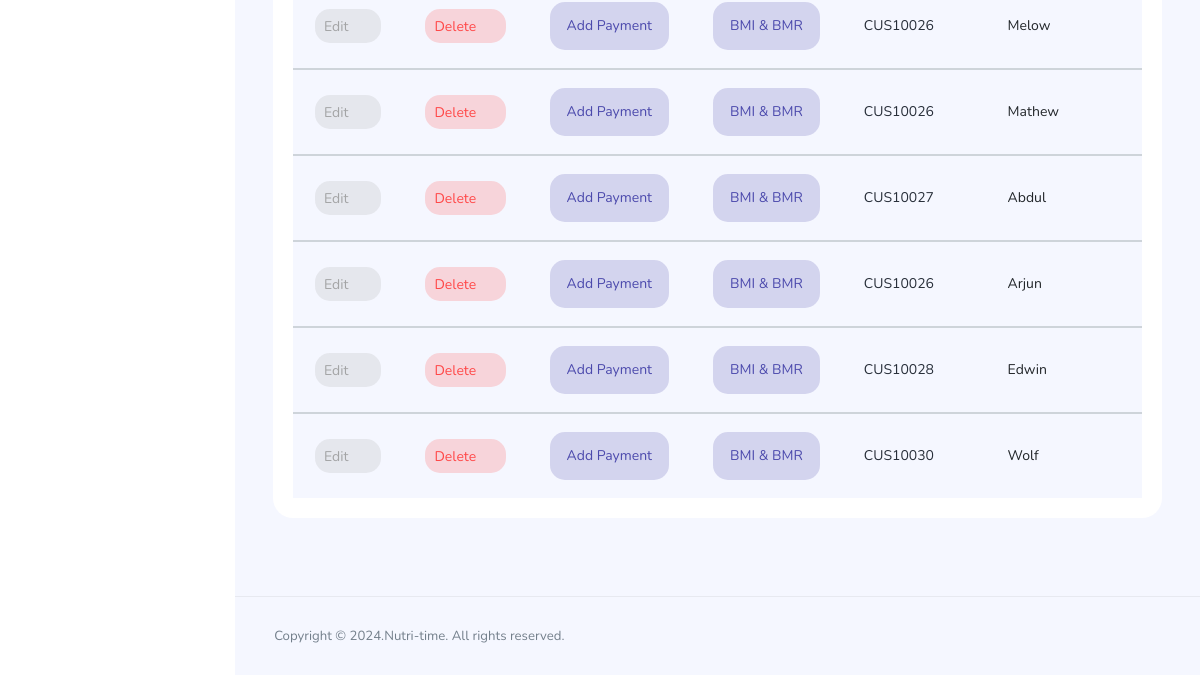
Before: /Admin/pages/admin-customer.php (signed in, lower part) with the older database file.
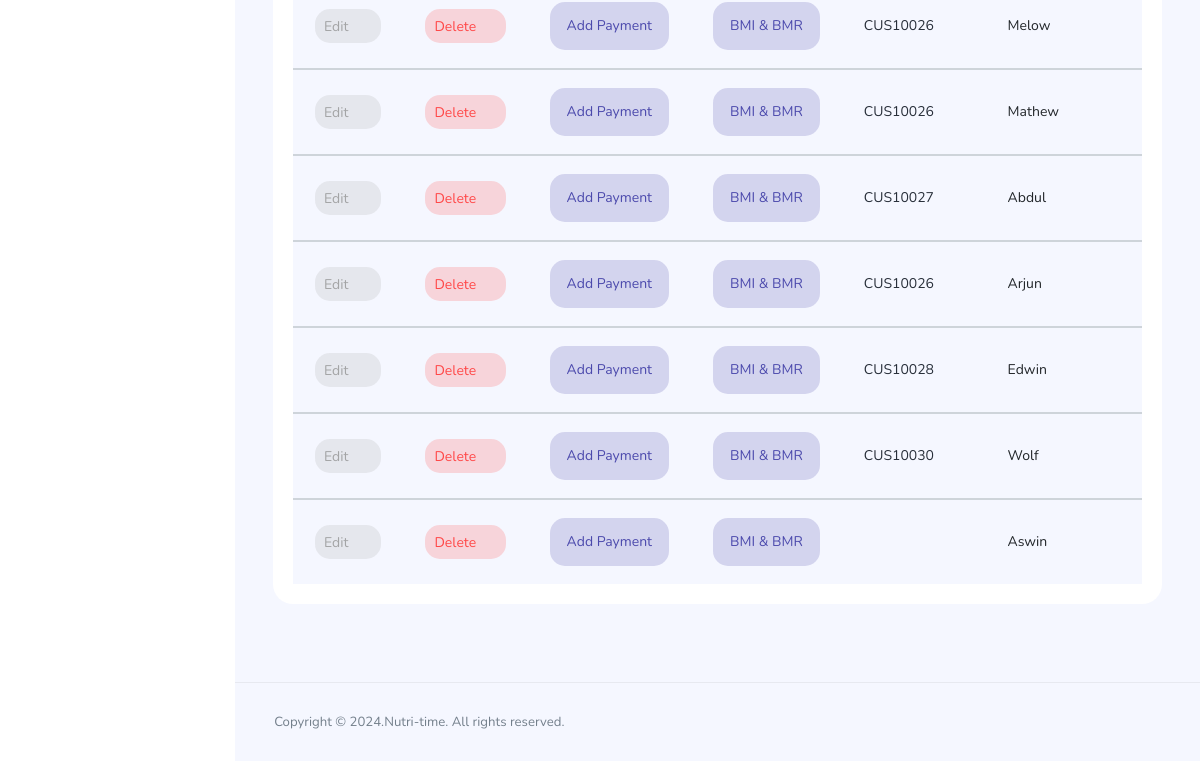
After: the same page with the newer database file.
### tables this page shows
CREATE TABLE `customer` (
  `cust_id` int(11) NOT NULL,
  `cust_code` varchar(50) NOT NULL,
  `cust_name` varchar(100) NOT NULL,
  `cust_phno` varchar(20) NOT NULL,
  `cust_invited` varchar(50) NOT NULL,
  `cust_age` varchar(10) NOT NULL,
  `cust_bodyage` varchar(10) NOT NULL,
  `cust_gender` varchar(25) NOT NULL,
  `cust_email` varchar(50) NOT NULL,
  `cust_password` varchar(50) NOT NULL,
  `cust_doj` varchar(50) NOT NULL,
  `cust_city` varchar(50) NOT NULL,
  `cust_address` varchar(100) NOT NULL,
  `cust_height` varchar(10) NOT NULL,
  `cust_weight` varchar(10) NOT NULL,
  `cust_idleweight` varchar(10) NOT NULL,
  `cust_fat` varchar(10) NOT NULL,
  `cust_vcf` varchar(50) NOT NULL,
  `cust_bmr` varchar(10) NOT NULL,
  `cust_bmi` varchar(10) NOT NULL,
  `cust_bmidate` varchar(100) NOT NULL,
  `cust_mm` varchar(10) NOT NULL,
  `cust_tsf` varchar(10) NOT NULL,
  `cust_waketime` varchar(10) NOT NULL,
  `cust_tea` varchar(50) NOT NULL,
  `cust_breakfast` varchar(100) NOT NULL,
  `cust_lunch` varchar(100) NOT NULL,
  `cust_snack` varchar(100) NOT NULL,
  `cust_dinner` varchar(100) NOT NULL,
  `cust_veg_nonveg` varchar(50) NOT NULL,
  `cust_waterintake` varchar(10) NOT NULL,
  `cust_cond1` varchar(100) NOT NULL,
  `cust_cond2` varchar(100) NOT NULL,
  `cust_cond3` varchar(100) NOT NULL,
  `cust_cond4` varchar(100) NOT NULL,
  `cust_cond5` varchar(100) NOT NULL,
  `cust_cond6` varchar(100) NOT NULL,
  `cust_cond7` varchar(100) NOT NULL,
  `cust_cond8` varchar(100) NOT NULL,
  `cust_prg` varchar(50) NOT NULL,
  `cust_prgtype` varchar(20) NOT NULL,
  `cust_noday` varchar(10) NOT NULL,
  `cust_total` varchar(20) NOT NULL,
  `cust_paid` varchar(20) DEFAULT NULL,
  `cust_paiddate` varchar(100) NOT NULL,
  `cust_remain` varchar(10) DEFAULT NULL,
  `cust_date` varchar(100) NOT NULL
);

### Admin/pages/admin-customer.php (the view, shortened to what this page needs)
<?php
include './connect.php';
?>
<!DOCTYPE html>
<html lang="en">
<head>
  <link rel="stylesheet" href="../vendors/feather/feather.css">
  <link rel="stylesheet" href="../vendors/ti-icons/css/themify-icons.css">
  <link rel="stylesheet" href="../vendors/css/vendor.bundle.base.css">
  <link rel="stylesheet" href="../css/vertical-layout-light/style.css">
</head>
<body>
  <div class="container-scroller">
    <?php
    include './topbar.php';
    ?>
    <div class="main-panel">
      <div class="content-wrapper">
        <div class="row">
          <div class="col-lg-12 grid-margin stretch-card">
            <div class="card">
              <div class="card-body">
                <div class="table-responsive">
                  <table class="table table-striped">
                    <?php
                    $sql = mysqli_query($conn, "SELECT * FROM customer ORDER BY cust_id ");
                    while ($row = mysqli_fetch_assoc($sql)) {
                      $cus_id = $row['cust_id'];
                      $cus_code = $row['cust_code'];
                      $cus_name = $row['cust_name'];
                      $cus_phno = $row['cust_phno'];
                    ?>
                      <tbody>
                        <tr>
                          <td><a href="admin-customer.php?cusid=<?php echo $cus_id; ?>" class="btn btn-inverse-secondary btn-icon-text p-2">Edit <i class="ti-pencil-alt btn-icon-append"></i></a></td>
                          <td><a href="admin-customer.php?cusdid=<?php echo $cus_id; ?>" class="btn btn-inverse-danger btn-icon-text p-2">Delete<i class="ti-trash btn-icon-prepend"></i></a></td>
                          <td><a href="admin-customer.php?cusmdid=<?php echo $cus_id; ?>" class="btn btn-inverse-primary btn-icon-text p-3" data-toggle="modal" data-target="#exampleModal_<?php echo $cus_id; ?>">Add Payment</a></td>
                          <td><a href="admin-customer.php?cusmdid=<?php echo $cus_id; ?>" class="btn btn-inverse-primary btn-icon-text p-3" data-toggle="modal" data-target="#exampleModal2_<?php echo $cus_id; ?>">BMI & BMR</a></td>
                          <td class="py-1"><a href="admin-customerdetails.php?prid=<?php echo $cus_id; ?>" class="text-dark"><?php echo $cus_code; ?></a></td>
                          <td><?php echo $cus_name; ?></td>
                          <td><?php echo $cus_phno; ?></td>
                        </tr>
                      </tbody>
                    <?php
                    }
                    ?>
                  </table>
                </div>
              </div>
            </div>
          </div>
        </div>
      </div>
      <footer class="footer">
        <div class="d-sm-flex justify-content-center justify-content-sm-between">
          <span class="text-muted text-center text-sm-left d-block d-sm-inline-block">Copyright © 2024.Nutri-time. All rights reserved.</span>
        </div>
      </footer>
    </div>
  </div>
  </div>
</body>
</html>

Changed rows visible on the page:
added customer: cust_name "Aswin"
